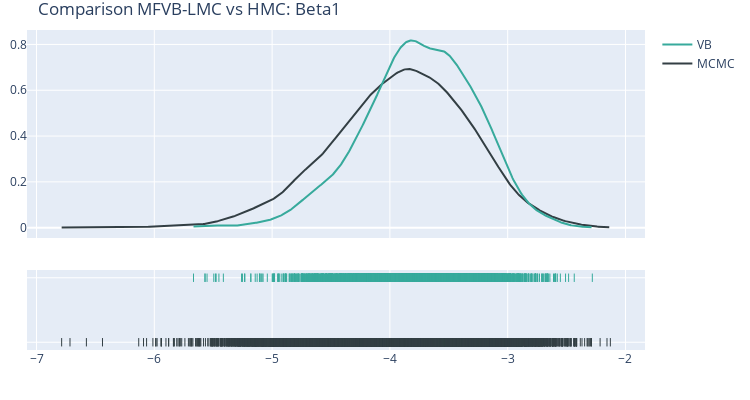

The notebook cell saved with this chart:
### Code cell
x1 = mcmc_trace[1,:]
x2 = betas_[1,:].detach().numpy()
print(f"variance of MCMC particles: {x1.var()} \n varianace of VB: {x2.var()}")
hist_data = [x1, x2]

group_labels = ['MCMC', 'VB']
colors = ['#333F44', '#37AA9C']

# Create distplot with curve_type set to 'normal'
fig = ff.create_distplot(hist_data, group_labels, show_hist=False, colors=colors)

# Add title

fig.update_layout(title_text= "Comparison MFVB-LMC vs HMC: Beta1"
                , width = w+ 150, height = h + 100
                , margin = margin_dic)
fig.show()
fig.write_image("images/beta1_bayeslogistics.pdf")

### Figure 1 — Plotly figure (JSON) as saved in the notebook; plotly's stock layout.template omitted (floating-point values rounded to 4 significant figures; data arrays with more than 128 entries replaced by an {"elided": "..."} marker saying what was removed)
{"data": [{"legendgroup": "MCMC", "marker": {"color": "#333F44"}, "mode": "lines", "name": "MCMC", "showlegend": true, "type": "scatter", "x": {"elided": "500 float values"}, "xaxis": "x", "y": {"elided": "500 float values"}, "yaxis": "y"}, {"legendgroup": "VB", "marker": {"color": "#37AA9C"}, "mode": "lines", "name": "VB", "showlegend": true, "type": "scatter", "x": {"elided": "500 float values"}, "xaxis": "x", "y": {"elided": "500 float values"}, "yaxis": "y"}, {"legendgroup": "MCMC", "marker": {"color": "#333F44", "symbol": "line-ns-open"}, "mode": "markers", "name": "MCMC", "showlegend": false, "type": "scatter", "x": {"elided": "10000 float values"}, "xaxis": "x", "y": {"elided": "10000 str values"}, "yaxis": "y2"}, {"legendgroup": "VB", "marker": {"color": "#37AA9C", "symbol": "line-ns-open"}, "mode": "markers", "name": "VB", "showlegend": false, "type": "scatter", "x": {"elided": "3000 float values"}, "xaxis": "x", "y": {"elided": "3000 str values"}, "yaxis": "y2"}], "layout": {"barmode": "overlay", "height": 400, "hovermode": "closest", "legend": {"traceorder": "reversed"}, "margin": {"b": 50, "l": 10, "r": 10, "t": 30}, "title": {"text": "Comparison MFVB-LMC vs HMC: Beta1"}, "width": 750, "xaxis": {"anchor": "y2", "domain": [0, 1], "zeroline": false}, "yaxis": {"anchor": "free", "domain": [0.35, 1], "position": 0}, "yaxis2": {"anchor": "x", "domain": [0, 0.25], "dtick": 1, "showticklabels": false}}}
